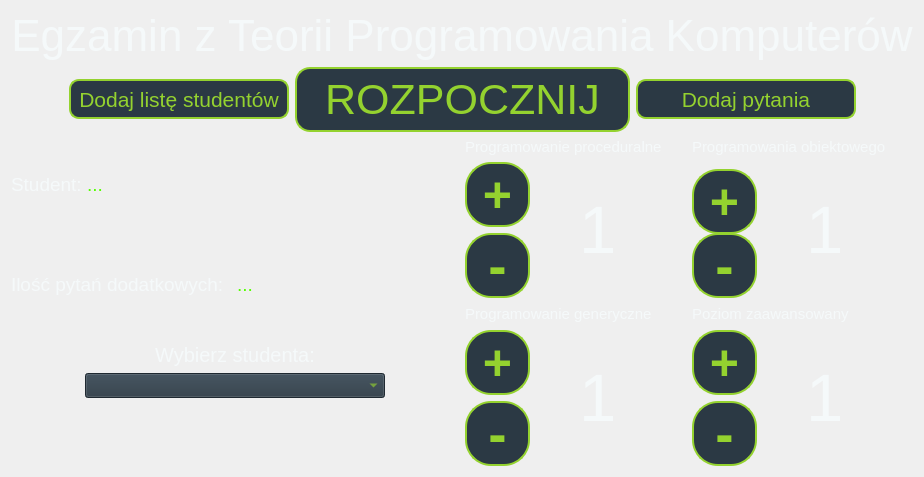
          <widget class="QWidget" name="page_0">
           <layout class="QVBoxLayout" name="verticalLayout_3">
            <item alignment="Qt::AlignVCenter">
             <widget class="QLabel" name="title">
              <property name="enabled">
               <bool>true</bool>
              </property>
              <property name="maximumSize">
               <size>
                <width>16777215</width>
                <height>55</height>
               </size>
              </property>
              <property name="font">
               <font>
                <pointsize>33</pointsize>
               </font>
              </property>
              <property name="styleSheet">
               <string notr="true">color: rgb(245,249,250);</string>
              </property>
              <property name="text">
               <string>Egzamin z Teorii Programowania Komputerów</string>
              </property>
              <property name="alignment">
               <set>Qt::AlignCenter</set>
              </property>
             </widget>
            </item>
            <item>
             <layout class="QHBoxLayout" name="horizontalLayout_5">
              <property name="bottomMargin">
               <number>0</number>
              </property>
              <item>
               <layout class="QVBoxLayout" name="verticalLayout_9">
                <item alignment="Qt::AlignRight|Qt::AlignVCenter">
                 <widget class="QPushButton" name="dodajStudentowButton">
                  <property name="minimumSize">
                   <size>
                    <width>220</width>
                    <height>40</height>
                   </size>
                  </property>
                  <property name="maximumSize">
                   <size>
                    <width>220</width>
                    <height>40</height>
                   </size>
                  </property>
                  <property name="font">
                   <font>
                    <pointsize>16</pointsize>
                   </font>
                  </property>
                  <property name="cursor">
                   <cursorShape>PointingHandCursor</cursorShape>
                  </property>
                  <property name="styleSheet">
                   <string notr="true">QPushButton:pressed
{
 background-color: rgb(148,210,47);
}
QPushButton {   
background-color: rgb(43, 57, 68);
color: rgb(148,210,47);
border-color: rgb(148,210,47);
border-style: solid;
border-width: 2px;
border-radius: 10px;
}

</string>
                  </property>
                  <property name="text">
                   <string>Dodaj listę studentów</string>
                  </property>
                 </widget>
                </item>
               </layout>
              </item>
              <item>
               <layout class="QVBoxLayout" name="verticalLayout_25">
                <item alignment="Qt::AlignHCenter|Qt::AlignVCenter">
                 <widget class="QPushButton" name="rozpocznijButton">
                  <property name="minimumSize">
                   <size>
                    <width>335</width>
                    <height>65</height>
                   </size>
                  </property>
                  <property name="maximumSize">
                   <size>
                    <width>335</width>
                    <height>65</height>
                   </size>
                  </property>
                  <property name="font">
                   <font>
                    <pointsize>32</pointsize>
                    <bold>false</bold>
                    <kerning>false</kerning>
                   </font>
                  </property>
                  <property name="cursor">
                   <cursorShape>PointingHandCursor</cursorShape>
                  </property>
                  <property name="layoutDirection">
                   <enum>Qt::LeftToRight</enum>
                  </property>
                  <property name="autoFillBackground">
                   <bool>false</bool>
                  </property>
                  <property name="styleSheet">
                   <string notr="true">QPushButton:pressed
{
 background-color: rgb(148,210,47);
}
QPushButton {   
background-color: rgb(43, 57, 68);
color: rgb(148,210,47);
border-color: rgb(148,210,47);
border-style: solid;
border-width: 2px;
border-radius: 15px;
}

</string>
                  </property>
                  <property name="text">
                   <string>ROZPOCZNIJ</string>
                  </property>
                  <property name="checkable">
                   <bool>false</bool>
                  </property>
                  <property name="default">
                   <bool>false</bool>
                  </property>
                 </widget>
                </item>
               </layout>
              </item>
              <item>
               <layout class="QVBoxLayout" name="verticalLayout_19">
                <item alignment="Qt::AlignLeft|Qt::AlignVCenter">
                 <widget class="QPushButton" name="dodajPytaniaButton">
                  <property name="enabled">
                   <bool>true</bool>
                  </property>
                  <property name="minimumSize">
                   <size>
                    <width>220</width>
                    <height>40</height>
                   </size>
                  </property>
                  <property name="maximumSize">
                   <size>
                    <width>220</width>
                    <height>40</height>
                   </size>
                  </property>
                  <property name="font">
                   <font>
                    <pointsize>16</pointsize>
                   </font>
                  </property>
                  <property name="cursor">
                   <cursorShape>PointingHandCursor</cursorShape>
                  </property>
                  <property name="styleSheet">
                   <string notr="true">QPushButton:pressed
{
 background-color: rgb(148,210,47);
}
QPushButton {   background-color: rgb(43, 57, 68);
color: rgb(148,210,47);
border-color: rgb(148,210,47);
border-style: solid;
border-width: 2px;
border-radius: 10px;
}


</string>
                  </property>
                  <property name="text">
                   <string>Dodaj pytania</string>
                  </property>
                 </widget>
                </item>
               </layout>
              </item>
             </layout>
            </item>
            <item>
             <layout class="QHBoxLayout" name="horizontalLayout">
              <item>
               <layout class="QVBoxLayout" name="verticalLayout_12">
                <item>
                 <layout class="QHBoxLayout" name="horizontalLayout_18">
                  <item>
                   <widget class="QLabel" name="label_2">
                    <property name="maximumSize">
                     <size>
                      <width>70</width>
                      <height>16777215</height>
                     </size>
                    </property>
                    <property name="font">
                     <font>
                      <pointsize>14</pointsize>
                     </font>
                    </property>
                    <property name="styleSheet">
                     <string notr="true">color: rgb(245,249,250);</string>
                    </property>
                    <property name="text">
                     <string>Student:</string>
                    </property>
                   </widget>
                  </item>
                  <item alignment="Qt::AlignLeft">
                   <widget class="QLabel" name="studentLabel1">
                    <property name="font">
                     <font>
                      <pointsize>14</pointsize>
                     </font>
                    </property>
                    <property name="styleSheet">
                     <string notr="true">color: rgb(85, 255, 0);</string>
                    </property>
                    <property name="text">
                     <string>...</string>
                    </property>
                   </widget>
                  </item>
                 </layout>
                </item>
                <item>
                 <layout class="QHBoxLayout" name="horizontalLayout_19">
                  <item>
                   <widget class="QLabel" name="label_4">
                    <property name="maximumSize">
                     <size>
                      <width>220</width>
                      <height>16777215</height>
                     </size>
                    </property>
                    <property name="font">
                     <font>
                      <pointsize>14</pointsize>
                     </font>
                    </property>
                    <property name="styleSheet">
                     <string notr="true">color: rgb(245,249,250);</string>
                    </property>
                    <property name="text">
                     <string>Ilość pytań dodatkowych:</string>
                    </property>
                   </widget>
                  </item>
                  <item alignment="Qt::AlignLeft">
                   <widget class="QLabel" name="iloscPytanLabel">
                    <property name="font">
                     <font>
                      <pointsize>14</pointsize>
                     </font>
                    </property>
                    <property name="styleSheet">
                     <string notr="true">color: rgb(85, 255, 0);</string>
                    </property>
                    <property name="text">
                     <string>...</string>
                    </property>
                   </widget>
                  </item>
                 </layout>
                </item>
                <item alignment="Qt::AlignHCenter">
                 <widget class="QLabel" name="wybierzStudenta">
                  <property name="maximumSize">
                   <size>
                    <width>200</width>
                    <height>30</height>
                   </size>
                  </property>
                  <property name="font">
                   <font>
                    <pointsize>15</pointsize>
                   </font>
                  </property>
                  <property name="styleSheet">
                   <string notr="true">color: rgb(245,249,250);</string>
                  </property>
                  <property name="text">
                   <string>Wybierz studenta:</string>
                  </property>
                  <property name="alignment">
                   <set>Qt::AlignBottom|Qt::AlignHCenter</set>
                  </property>
                 </widget>
                </item>
                <item alignment="Qt::AlignHCenter|Qt::AlignTop">
                 <widget class="QComboBox" name="comboBox">
                  <property name="minimumSize">
                   <size>
                    <width>300</width>
                    <height>0</height>
                   </size>
                  </property>
                  <property name="maximumSize">
                   <size>
                    <width>300</width>
                    <height>25</height>
                   </size>
                  </property>
                  <property name="font">
                   <font>
                    <pointsize>14</pointsize>
                   </font>
                  </property>
                  <property name="styleSheet">
                   <string notr="true">background-color: rgb(43, 57, 68);
color: rgb(148,210,47);
border-color: rgb(148,210,47);</string>
                  </property>
                 </widget>
                </item>
               </layout>
              </item>
              <item>
               <layout class="QVBoxLayout" name="verticalLayout_6">
                <item>
                 <layout class="QHBoxLayout" name="horizontalLayout_2">
                  <item>
                   <layout class="QVBoxLayout" name="verticalLayout_17">
                    <item>
                     <widget class="QLabel" name="ppTitle">
                      <property name="font">
                       <font>
                        <pointsize>11</pointsize>
                       </font>
                      </property>
                      <property name="styleSheet">
                       <string notr="true">color: rgb(245,249,250);</string>
                      </property>
                      <property name="text">
                       <string>Programowanie proceduralne</string>
                      </property>
                     </widget>
                    </item>
                    <item>
                     <layout class="QHBoxLayout" name="horizontalLayout_9">
                      <item>
                       <layout class="QVBoxLayout" name="verticalLayout_23">
                        <item alignment="Qt::AlignTop">
                         <widget class="QPushButton" name="ppPlusButton">
                          <property name="enabled">
                           <bool>true</bool>
                          </property>
                          <property name="minimumSize">
                           <size>
                            <width>65</width>
                            <height>65</height>
                           </size>
                          </property>
                          <property name="maximumSize">
                           <size>
                            <width>50</width>
                            <height>50</height>
                           </size>
                          </property>
                          <property name="font">
                           <font>
                            <pointsize>-1</pointsize>
                            <bold>true</bold>
                           </font>
                          </property>
                          <property name="cursor">
                           <cursorShape>PointingHandCursor</cursorShape>
                          </property>
                          <property name="styleSheet">
                           <string notr="true">QPushButton:pressed
{
 background-color: rgb(148,210,47);
}
QPushButton {   
background-color: rgb(43, 57, 68);
color: rgb(148,210,47);
border-color: rgb(148,210,47);
border-style: solid;
border-width: 2px;
border-radius: 26px;
font-size: 50px;
text-align:center;
}
</string>
                          </property>
                          <property name="text">
                           <string>+</string>
                          </property>
                         </widget>
                        </item>
                        <item alignment="Qt::AlignLeft|Qt::AlignTop">
                         <widget class="QPushButton" name="ppMinusButton">
                          <property name="minimumSize">
                           <size>
                            <width>65</width>
                            <height>65</height>
                           </size>
                          </property>
                          <property name="maximumSize">
                           <size>
                            <width>50</width>
                            <height>50</height>
                           </size>
                          </property>
                          <property name="font">
                           <font>
                            <pointsize>-1</pointsize>
                            <bold>true</bold>
                           </font>
                          </property>
                          <property name="cursor">
                           <cursorShape>PointingHandCursor</cursorShape>
                          </property>
                          <property name="styleSheet">
                           <string notr="true">QPushButton:pressed
{
 background-color: rgb(148,210,47);
}
QPushButton {   
background-color: rgb(43, 57, 68);
color: rgb(148,210,47);
border-color: rgb(148,210,47);
border-style: solid;
border-width: 2px;
border-radius: 26px;
font-size: 55px;
text-align:center;
}</string>
                          </property>
                          <property name="text">
                           <string>-</string>
                          </property>
                         </widget>
                        </item>
                       </layout>
                      </item>
                      <item>
                       <layout class="QVBoxLayout" name="verticalLayout_24">
                        <item alignment="Qt::AlignVCenter">
                         <widget class="QLabel" name="ppNumber">
                          <property name="font">
                           <font>
                            <pointsize>50</pointsize>
                           </font>
                          </property>
                          <property name="styleSheet">
                           <string notr="true">color: rgb(245,249,250);</string>
                          </property>
                          <property name="text">
                           <string>1</string>
                          </property>
                         </widget>
                        </item>
                       </layout>
                      </item>
                     </layout>
                    </item>
                   </layout>
                  </item>
                  <item>
                   <layout class="QVBoxLayout" name="verticalLayout_18">
                    <item>
                     <widget class="QLabel" name="poTitle">
                      <property name="font">
                       <font>
                        <pointsize>11</pointsize>
                       </font>
                      </property>
                      <property name="styleSheet">
                       <string notr="true">color: rgb(245,249,250);</string>
                      </property>
                      <property name="text">
                       <string>Programowania obiektowego</string>
                      </property>
                     </widget>
                    </item>
                    <item>
                     <layout class="QHBoxLayout" name="horizontalLayout_14">
                      <item>
                       <layout class="QVBoxLayout" name="verticalLayout_26">
                        <item alignment="Qt::AlignLeft">
                         <widget class="QPushButton" name="poPlusButton">
                          <property name="minimumSize">
                           <size>
                            <width>65</width>
                            <height>65</height>
                           </size>
                          </property>
                          <property name="maximumSize">
                           <size>
                            <width>50</width>
                            <height>50</height>
                           </size>
                          </property>
                          <property name="font">
                           <font>
                            <pointsize>-1</pointsize>
                            <bold>true</bold>
                           </font>
                          </property>
                          <property name="cursor">
                           <cursorShape>PointingHandCursor</cursorShape>
                          </property>
                          <property name="layoutDirection">
                           <enum>Qt::LeftToRight</enum>
                          </property>
                          <property name="styleSheet">
                           <string notr="true">QPushButton:pressed
{
 background-color: rgb(148,210,47);
}
QPushButton {   
background-color: rgb(43, 57, 68);
color: rgb(148,210,47);
border-color: rgb(148,210,47);
border-style: solid;
border-width: 2px;
border-radius: 26px;
font-size: 50px;
text-align:center;
}
</string>
                          </property>
                          <property name="text">
                           <string>+</string>
                          </property>
                         </widget>
                        </item>
                        <item alignment="Qt::AlignLeft|Qt::AlignTop">
                         <widget class="QPushButton" name="poMinusButton">
                          <property name="minimumSize">
                           <size>
                            <width>65</width>
                            <height>65</height>
                           </size>
                          </property>
                          <property name="maximumSize">
                           <size>
                            <width>50</width>
                            <height>50</height>
                           </size>
                          </property>
                          <property name="font">
                           <font>
                            <pointsize>-1</pointsize>
                            <bold>true</bold>
                           </font>
                          </property>
                          <property name="cursor">
                           <cursorShape>PointingHandCursor</cursorShape>
                          </property>
                          <property name="styleSheet">
                           <string notr="true">QPushButton:pressed
{
 background-color: rgb(148,210,47);
}
QPushButton {   
background-color: rgb(43, 57, 68);
color: rgb(148,210,47);
border-color: rgb(148,210,47);
border-style: solid;
border-width: 2px;
border-radius: 26px;
font-size: 55px;
text-align:center;
}</string>
                          </property>
                          <property name="text">
                           <string>-</string>
                          </property>
                         </widget>
                        </item>
                       </layout>
                      </item>
                      <item>
                       <layout class="QVBoxLayout" name="verticalLayout_27">
                        <item>
                         <widget class="QLabel" name="poNumber">
                          <property name="font">
                           <font>
                            <pointsize>50</pointsize>
                           </font>
                          </property>
                          <property name="styleSheet">
                           <string notr="true">color: rgb(245,249,250);</string>
                          </property>
                          <property name="text">
                           <string>1</string>
                          </property>
                         </widget>
                        </item>
                       </layout>
                      </item>
                     </layout>
                    </item>
                   </layout>
                  </item>
                 </layout>
                </item>
                <item>
                 <layout class="QHBoxLayout" name="horizontalLayout_16">
                  <item>
                   <widget class="QLabel" name="pgTitle">
                    <property name="minimumSize">
                     <size>
                      <width>0</width>
                      <height>20</height>
                     </size>
                    </property>
                    <property name="maximumSize">
                     <size>
                      <width>16777215</width>
                      <height>20</height>
                     </size>
                    </property>
                    <property name="font">
                     <font>
                      <pointsize>11</pointsize>
                     </font>
                    </property>
                    <property name="styleSheet">
                     <string notr="true">color: rgb(245,249,250);</string>
                    </property>
                    <property name="text">
                     <string>Programowanie generyczne</string>
                    </property>
                   </widget>
                  </item>
                  <item>
                   <widget class="QLabel" name="pzTitle">
                    <property name="minimumSize">
                     <size>
                      <width>0</width>
                      <height>20</height>
                     </size>
                    </property>
                    <property name="maximumSize">
                     <size>
                      <width>16777215</width>
                      <height>20</height>
                     </size>
                    </property>
                    <property name="font">
                     <font>
                      <pointsize>11</pointsize>
                     </font>
                    </property>
                    <property name="styleSheet">
                     <string notr="true">color: rgb(245,249,250);</string>
                    </property>
                    <property name="text">
                     <string>Poziom zaawansowany</string>
                    </property>
                   </widget>
                  </item>
                 </layout>
                </item>
                <item>
                 <layout class="QHBoxLayout" name="horizontalLayout_4">
                  <property name="sizeConstraint">
                   <enum>QLayout::SetDefaultConstraint</enum>
                  </property>
                  <item>
                   <layout class="QVBoxLayout" name="verticalLayout_21">
                    <item alignment="Qt::AlignLeft|Qt::AlignTop">
                     <widget class="QPushButton" name="pgPlusButton">
                      <property name="minimumSize">
                       <size>
                        <width>65</width>
                        <height>65</height>
                       </size>
                      </property>
                      <property name="maximumSize">
                       <size>
                        <width>50</width>
                        <height>50</height>
                       </size>
                      </property>
                      <property name="font">
                       <font>
                        <pointsize>-1</pointsize>
                        <bold>true</bold>
                       </font>
                      </property>
                      <property name="cursor">
                       <cursorShape>PointingHandCursor</cursorShape>
                      </property>
                      <property name="styleSheet">
                       <string notr="true">QPushButton:pressed
{
 background-color: rgb(148,210,47);
}
QPushButton {   
background-color: rgb(43, 57, 68);
color: rgb(148,210,47);
border-color: rgb(148,210,47);
border-style: solid;
border-width: 2px;
border-radius: 26px;
font-size: 50px;
text-align:center;
}
</string>
                      </property>
                      <property name="text">
                       <string>+</string>
                      </property>
                     </widget>
                    </item>
                    <item alignment="Qt::AlignLeft|Qt::AlignTop">
                     <widget class="QPushButton" name="pgMinusButton">
                      <property name="minimumSize">
                       <size>
                        <width>65</width>
                        <height>65</height>
                       </size>
                      </property>
                      <property name="maximumSize">
                       <size>
                        <width>50</width>
                        <height>50</height>
                       </size>
                      </property>
                      <property name="font">
                       <font>
                        <pointsize>-1</pointsize>
                        <bold>true</bold>
                       </font>
                      </property>
                      <property name="cursor">
                       <cursorShape>PointingHandCursor</cursorShape>
                      </property>
                      <property name="styleSheet">
                       <string notr="true">QPushButton:pressed
{
 background-color: rgb(148,210,47);
}
QPushButton {   
background-color: rgb(43, 57, 68);
color: rgb(148,210,47);
border-color: rgb(148,210,47);
border-style: solid;
border-width: 2px;
border-radius: 26px;
font-size: 55px;
text-align:center;
}</string>
                      </property>
                      <property name="text">
                       <string>-</string>
                      </property>
                     </widget>
                    </item>
                   </layout>
                  </item>
                  <item>
                   <layout class="QVBoxLayout" name="verticalLayout_31">
                    <item>
                     <widget class="QLabel" name="pgNumber">
                      <property name="minimumSize">
                       <size>
                        <width>0</width>
                        <height>0</height>
                       </size>
                      </property>
                      <property name="maximumSize">
                       <size>
                        <width>16777215</width>
                        <height>16777215</height>
                       </size>
                      </property>
                      <property name="font">
                       <font>
                        <pointsize>50</pointsize>
                        <bold>false</bold>
                       </font>
                      </property>
                      <property name="styleSheet">
                       <string notr="true">color: rgb(245,249,250);</string>
                      </property>
                      <property name="text">
                       <string>1</string>
                      </property>
                     </widget>
                    </item>
                   </layout>
                  </item>
                  <item>
                   <layout class="QVBoxLayout" name="verticalLayout_30">
                    <item alignment="Qt::AlignLeft|Qt::AlignTop">
                     <widget class="QPushButton" name="pzPlusButton">
                      <property name="minimumSize">
                       <size>
                        <width>65</width>
                        <height>65</height>
                       </size>
                      </property>
                      <property name="maximumSize">
                       <size>
                        <width>50</width>
                        <height>50</height>
                       </size>
                      </property>
                      <property name="font">
                       <font>
                        <pointsize>-1</pointsize>
                        <bold>true</bold>
                       </font>
                      </property>
                      <property name="cursor">
                       <cursorShape>PointingHandCursor</cursorShape>
                      </property>
                      <property name="styleSheet">
                       <string notr="true">QPushButton:pressed
{
 background-color: rgb(148,210,47);
}
QPushButton {   
background-color: rgb(43, 57, 68);
color: rgb(148,210,47);
border-color: rgb(148,210,47);
border-style: solid;
border-width: 2px;
border-radius: 26px;
font-size: 50px;
text-align:center;
}
</string>
                      </property>
                      <property name="text">
                       <string>+</string>
                      </property>
                     </widget>
                    </item>
                    <item alignment="Qt::AlignLeft|Qt::AlignTop">
                     <widget class="QPushButton" name="pzMinusButton">
                      <property name="minimumSize">
                       <size>
                        <width>65</width>
                        <height>65</height>
                       </size>
                      </property>
                      <property name="maximumSize">
                       <size>
                        <width>50</width>
                        <height>50</height>
                       </size>
                      </property>
                      <property name="font">
                       <font>
                        <pointsize>-1</pointsize>
                        <bold>true</bold>
                       </font>
                      </property>
                      <property name="cursor">
                       <cursorShape>PointingHandCursor</cursorShape>
                      </property>
                      <property name="styleSheet">
                       <string notr="true">QPushButton:pressed
{
 background-color: rgb(148,210,47);
}
QPushButton {   
background-color: rgb(43, 57, 68);
color: rgb(148,210,47);
border-color: rgb(148,210,47);
border-style: solid;
border-width: 2px;
border-radius: 26px;
font-size: 55px;
text-align:center;
}</string>
                      </property>
                      <property name="text">
                       <string>-</string>
                      </property>
                     </widget>
                    </item>
                   </layout>
                  </item>
                  <item>
                   <layout class="QVBoxLayout" name="verticalLayout_28">
                    <item>
                     <widget class="QLabel" name="pzNumber">
                      <property name="minimumSize">
                       <size>
                        <width>0</width>
                        <height>0</height>
                       </size>
                      </property>
                      <property name="maximumSize">
                       <size>
                        <width>16777215</width>
                        <height>16777215</height>
                       </size>
                      </property>
                      <property name="font">
                       <font>
                        <pointsize>50</pointsize>
                        <bold>false</bold>
                       </font>
                      </property>
                      <property name="styleSheet">
                       <string notr="true">color: rgb(245,249,250);</string>
                      </property>
                      <property name="text">
                       <string>1</string>
                      </property>
                     </widget>
                    </item>
                   </layout>
                  </item>
                 </layout>
                </item>
               </layout>
              </item>
             </layout>
            </item>
           </layout>
          </widget>
